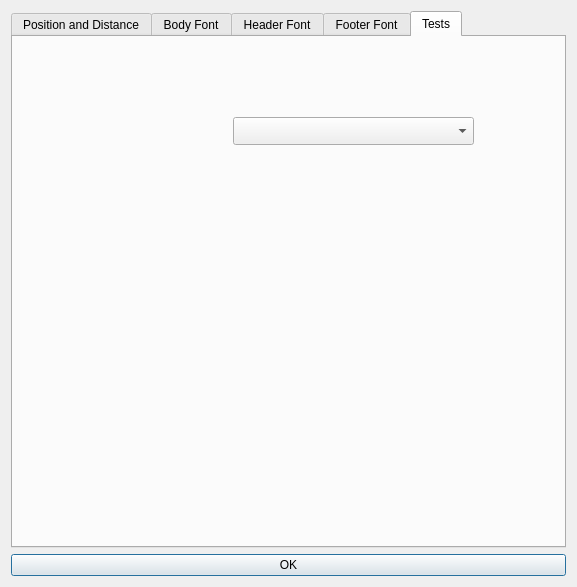
<?xml version="1.0" encoding="UTF-8"?>
<ui version="4.0">
 <class>Settings</class>
 <widget class="QDialog" name="Settings">
  <property name="geometry">
   <rect>
    <x>0</x>
    <y>0</y>
    <width>577</width>
    <height>587</height>
   </rect>
  </property>
  <property name="windowTitle">
   <string>Dialog</string>
  </property>
  <layout class="QGridLayout" name="gridLayout">
   <item row="2" column="0">
    <widget class="QPushButton" name="applyPushButton">
     <property name="text">
      <string>OK</string>
     </property>
    </widget>
   </item>
   <item row="0" column="0">
    <widget class="QTabWidget" name="tabWidgetTEST">
     <property name="currentIndex">
      <number>4</number>
     </property>
     <widget class="QWidget" name="tabPosition">
      <attribute name="title">
       <string>Position and Distance</string>
      </attribute>
      <layout class="QGridLayout" name="gridLayout_2">
       <item row="0" column="0">
        <layout class="QVBoxLayout" name="verticalLayout">
         <item>
          <widget class="QLabel" name="latLabel">
           <property name="text">
            <string>Latitude</string>
           </property>
          </widget>
         </item>
         <item>
          <widget class="QDoubleSpinBox" name="latDoubleSpinBox">
           <property name="decimals">
            <number>4</number>
           </property>
          </widget>
         </item>
        </layout>
       </item>
       <item row="1" column="0">
        <layout class="QVBoxLayout" name="verticalLayout_2">
         <item>
          <widget class="QLabel" name="lonLabel">
           <property name="text">
            <string>Longitude</string>
           </property>
          </widget>
         </item>
         <item>
          <widget class="QDoubleSpinBox" name="lonDoubleSpinBox">
           <property name="decimals">
            <number>4</number>
           </property>
          </widget>
         </item>
        </layout>
       </item>
       <item row="2" column="0">
        <layout class="QVBoxLayout" name="verticalLayout_3">
         <item>
          <widget class="QLabel" name="distLabel">
           <property name="text">
            <string>Distance</string>
           </property>
          </widget>
         </item>
         <item>
          <widget class="QDoubleSpinBox" name="distDoubleSpinBox">
           <property name="decimals">
            <number>4</number>
           </property>
          </widget>
         </item>
        </layout>
       </item>
      </layout>
     </widget>
     <widget class="QWidget" name="tabBodyFont">
      <attribute name="title">
       <string>Body Font</string>
      </attribute>
      <layout class="QGridLayout" name="gridLayout_3">
       <item row="0" column="0">
        <widget class="QLabel" name="fontLabel">
         <property name="text">
          <string>Body Font</string>
         </property>
        </widget>
       </item>
       <item row="1" column="0">
        <widget class="QFontComboBox" name="fontComboBox"/>
       </item>
       <item row="2" column="0">
        <widget class="QComboBox" name="fontColorComboBox"/>
       </item>
       <item row="3" column="0">
        <widget class="QComboBox" name="bgColorComboBox"/>
       </item>
       <item row="4" column="0">
        <widget class="QSpinBox" name="fontSpinBox"/>
       </item>
      </layout>
     </widget>
     <widget class="QWidget" name="tabHeaderFont">
      <attribute name="title">
       <string>Header Font</string>
      </attribute>
      <layout class="QGridLayout" name="gridLayout_4">
       <item row="0" column="0">
        <widget class="QLabel" name="headerFontLabel">
         <property name="text">
          <string>Header Font</string>
         </property>
        </widget>
       </item>
       <item row="1" column="0">
        <widget class="QFontComboBox" name="headerFontComboBox"/>
       </item>
       <item row="2" column="0">
        <widget class="QComboBox" name="headerFontColorComboBox"/>
       </item>
       <item row="3" column="0">
        <widget class="QComboBox" name="headerBgColorComboBox"/>
       </item>
       <item row="4" column="0">
        <widget class="QSpinBox" name="headerFontSpinBox"/>
       </item>
      </layout>
     </widget>
     <widget class="QWidget" name="tabFooterFont">
      <attribute name="title">
       <string>Footer Font</string>
      </attribute>
      <layout class="QGridLayout" name="gridLayout_5">
       <item row="0" column="0">
        <widget class="QLabel" name="footerFontLabel">
         <property name="text">
          <string>Footer Font</string>
         </property>
        </widget>
       </item>
       <item row="1" column="0">
        <widget class="QFontComboBox" name="footerFontComboBox"/>
       </item>
       <item row="2" column="0">
        <widget class="QComboBox" name="footerFontColorComboBox"/>
       </item>
       <item row="3" column="0">
        <widget class="QComboBox" name="footerBgColorComboBox"/>
       </item>
       <item row="4" column="0">
        <widget class="QSpinBox" name="footerFontSpinBox"/>
       </item>
      </layout>
     </widget>
     <widget class="QWidget" name="tab">
      <attribute name="title">
       <string>Tests</string>
      </attribute>
      <widget class="QComboBox" name="comboBox">
       <property name="geometry">
        <rect>
         <x>220</x>
         <y>80</y>
         <width>241</width>
         <height>28</height>
        </rect>
       </property>
      </widget>
     </widget>
    </widget>
   </item>
  </layout>
 </widget>
 <tabstops>
  <tabstop>tabWidgetTEST</tabstop>
  <tabstop>latDoubleSpinBox</tabstop>
  <tabstop>lonDoubleSpinBox</tabstop>
  <tabstop>distDoubleSpinBox</tabstop>
  <tabstop>fontComboBox</tabstop>
  <tabstop>fontColorComboBox</tabstop>
  <tabstop>bgColorComboBox</tabstop>
  <tabstop>fontSpinBox</tabstop>
  <tabstop>headerFontComboBox</tabstop>
  <tabstop>headerFontColorComboBox</tabstop>
  <tabstop>headerBgColorComboBox</tabstop>
  <tabstop>headerFontSpinBox</tabstop>
  <tabstop>footerFontComboBox</tabstop>
  <tabstop>footerFontColorComboBox</tabstop>
  <tabstop>footerBgColorComboBox</tabstop>
  <tabstop>footerFontSpinBox</tabstop>
  <tabstop>applyPushButton</tabstop>
 </tabstops>
 <resources/>
 <connections/>
</ui>
